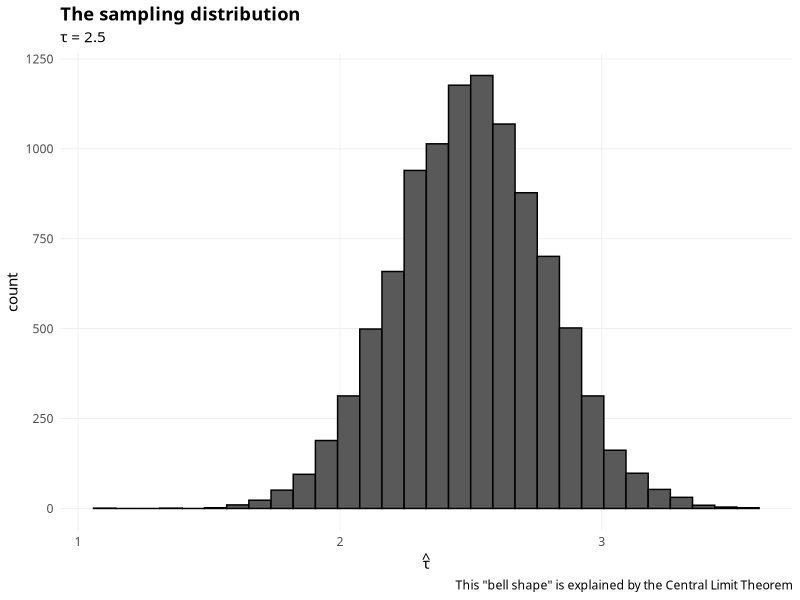
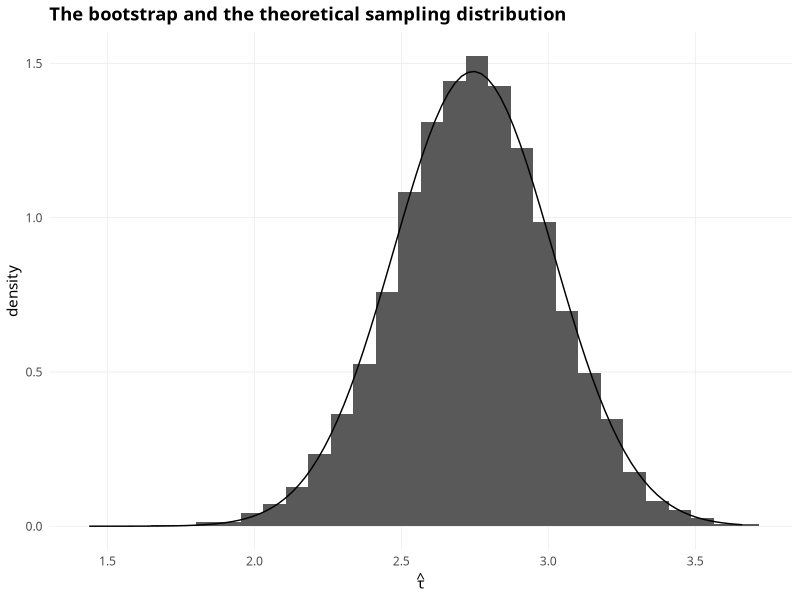
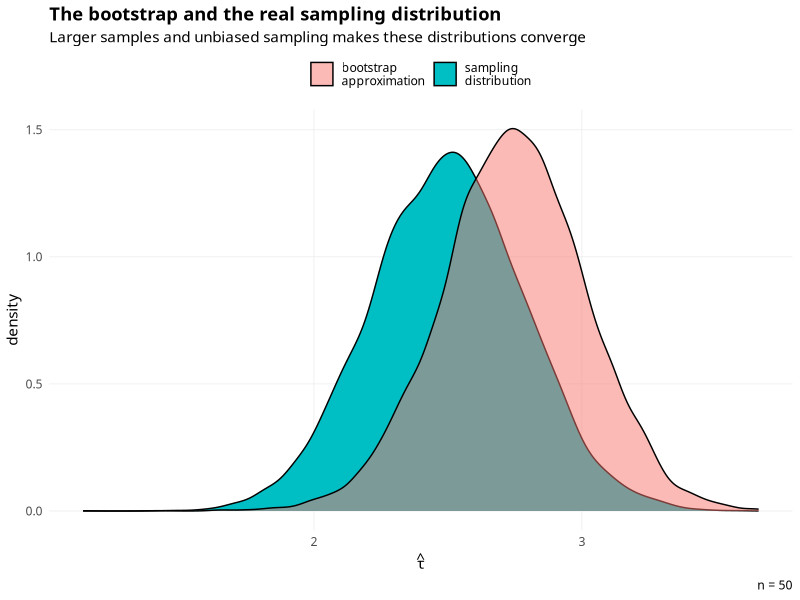
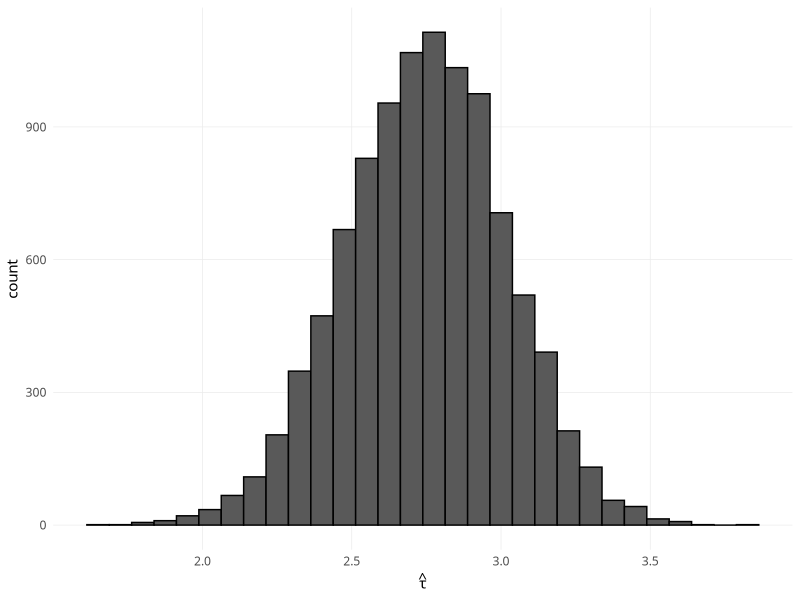

These charts were generated, in order, by the following R code:
## ---- chunk 1
knitr::opts_chunk$set(echo = TRUE, comment = "", fig.align = "center",
                      fig.width = 8, fig.height = 8)

library(tidyverse)

theme_custom <- function(base_line_size = 0.25) {
  theme_minimal(base_family = "IBM Plex Sans", base_line_size = base_line_size) +
    theme(
      plot.title = element_text(face = "bold"),
      panel.grid.minor = element_blank(),
      panel.grid.major = element_line(size = base_line_size),
      strip.background = element_rect(fill = "gray80", color = "gray80")
    ) 
}
## ---- chunk 2
n <- 50
tau <- 2.5
S <- 1e4

sim <- replicate(S, rnorm(n, mean = tau, sd = 2), simplify = FALSE) %>% 
  map_dbl(mean)

tibble(sim) %>% 
  ggplot(aes(sim)) + geom_histogram(color = "black", bins = 30) + theme_custom() +
  labs(title = "The sampling distribution", 
       x = expression(hat(tau)), subtitle = expression(tau == 2.5),
       caption = 'This "bell shape" is explained by the Central Limit Theorem')
## ---- chunk 3
n <- 50
tau <- 2.5

observed_sample <- rnorm(n, mean = tau, sd = 2)

bootstrap_means <- replicate(1e4, {
  i <- sample(1:n, n, replace = TRUE)
  mean(observed_sample[i])
})

tibble::enframe(bootstrap_means) %>% 
  ggplot(aes(value)) +
  geom_histogram(aes(y = ..density..), bins = 30) + 
  stat_function(fun = dnorm, 
                args = list(
                  mean = mean(observed_sample), 
                  sd = sd(observed_sample) / sqrt(n))) +
  theme_custom() +
  labs(title = "The bootstrap and the theoretical sampling distribution",
       x = expression(hat(tau)))
## ---- chunk 4
ggplot(NULL) +
  geom_density(data = enframe(sim), aes(value, fill = "sampling\ndistribution")) +
  geom_density(data = enframe(bootstrap_means), alpha = 0.5,
               aes(value, fill = "bootstrap\napproximation")) +
  theme_custom() + 
  labs(fill = NULL, x = expression(hat(tau)), 
       title = "The bootstrap and the real sampling distribution",
       caption = expression(n == 50),
       subtitle = "Larger samples and unbiased sampling makes these distributions converge") +
  theme(legend.position = "top")
## ---- chunk 5
library(rsample)

resample <- rsample::bootstraps(tibble(x = observed_sample), times = 1e4) 

glimpse(resample)

resample %>% 
  mutate(mean = map_dbl(splits, function(s) mean(rsample::analysis(s)$x))) %>% 
  ggplot(aes(mean)) +
  geom_histogram(color = "black", bins = 30) + 
  labs(x = expression(hat(tau))) + 
  theme_custom()
## ---- chunk 6
n <- 30
observed_sample <- rnorm(n, mean = tau, sd = 2)

## observed standard deviation
sd(observed_sample) / (sqrt(n - 1))

## sampling distribution for sd\
sim <- replicate(S, rnorm(n, mean = tau, sd = 2), simplify = FALSE) %>% 
  map_dbl(mean)

sd(sim)

2 / sqrt(n - 1)

sim2 <- replicate(S, rnorm(n, mean = tau, sd = 2), simplify = FALSE) %>% 
  map_dbl(sd)

mean(sim2) / sqrt(n - 1)

#/ sqrt(n - 1))



bootstrap_sds <- replicate(1e4, {
  i <- sample(1:n, n, replace = TRUE)
  sd(observed_sample[i])
})

# Percent of bootstrap estimates that are lower than the "truth"
mean(bootstrap_sds > 2)

mean(bootstrap_sds > sd(observed_sample))
## ---- chunk 7
n <- 30
observed_sample <- rnorm(n, mean = tau, sd = 2)

sim <- replicate(1e3, rnorm(n, mean = tau, sd = 2), simplify = FALSE) %>% 
  map_dbl(sd)

mean(sim / 2)

mean(sim < 2)

sd(observed_sample) / 2 ## sample sd is smaller than true sd

boostrap_sim <- replicate(1e3, {
  i <- sample(1:n, n, replace = TRUE)
  sd(observed_sample[i]) - sd(observed_sample)
})

mean(boostrap_sim)


sd(iris[iris$Species == "setosa", ]$Sepal.Length)

boostrap_sim <- replicate(1e3, {
  i <- sample(1:length(iris[iris$Species == "setosa", ]$Sepal.Length),
              length(iris[iris$Species == "setosa", ]$Sepal.Length), replace = TRUE)
  sd(iris[iris$Species == "setosa", ]$Sepal.Length[i]) - sd(iris[iris$Species == "setosa", ]$Sepal.Length)
})


mean(boostrap_sim)
